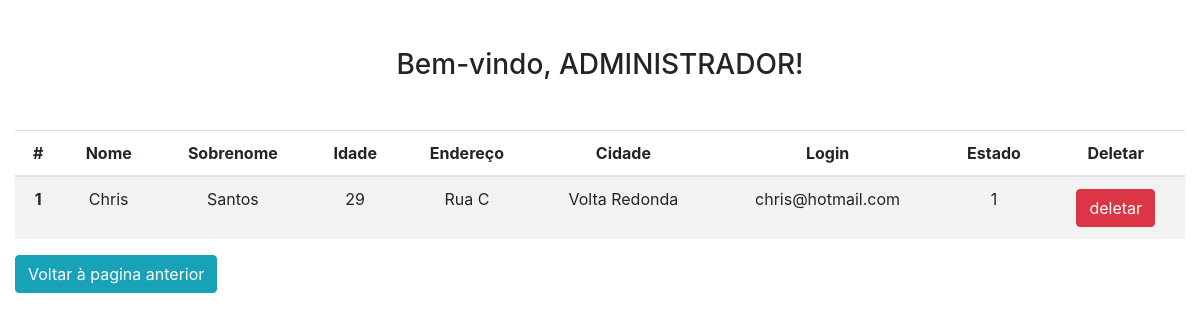
Screenshot of /trab_concluido/adm/consultaadmdb.php with the database file from the repository.
### tables this page shows
CREATE TABLE `usuario` (
  `idusuario` int(11) NOT NULL,
  `nome_usuario` varchar(45) DEFAULT NULL,
  `sobrenome_usuario` varchar(45) DEFAULT NULL,
  `idade_usuario` varchar(45) DEFAULT NULL,
  `endereco_usuario` varchar(45) DEFAULT NULL,
  `cidade_usuario` varchar(45) DEFAULT NULL,
  `login_usuario` varchar(80) DEFAULT NULL,
  `senha_usuario` varchar(100) DEFAULT NULL,
  `perfil_usuario` enum('adm','usuario') DEFAULT NULL,
  `estado_idestado` int(11) NOT NULL
);

### trab_concluido/adm/consultaadmdb.php (the view, shortened to what this page needs)
<?php
include_once("conexao.php");
 ?>
<html>
<head>
    <link rel="stylesheet" href="https://maxcdn.bootstrapcdn.com/bootstrap/4.0.0/css/bootstrap.min.css">
    <link rel="stylesheet" type="text/css" href="css/style.css">
    <link href="https://use.fontawesome.com/releases/v5.0.6/css/all.css" rel="stylesheet">
</head>
<body>
	<h3 class="text-center mb-5 mt-5">Bem-vindo, ADMINISTRADOR!</h3>
	<div class="container-fluid">
		<table class="table table-striped text-center">
		  <thead>
			<tr>
			  <th>#</th>
			  <th>Nome</th>
			  <th>Sobrenome</th>
			  <th>Idade</th>
			  <th>Endereço</th>
			  <th>Cidade</th>
			  <th>Login</th>
			  <th>Estado</th>
			  <th>Deletar</th>
			</tr>
		  </thead>
		  <?php
			$sql = "SELECT * FROM usuario";
			$resultado = mysqli_query($con, $sql) or die("ERRO");
			while($dados = mysqli_fetch_array($resultado)){
			$nome = $dados['nome_usuario'];
			$sobrenome = $dados['sobrenome_usuario'];
			$idade = $dados['idade_usuario'];
			$endereco = $dados['endereco_usuario'];
			$cidade = $dados['cidade_usuario'];
			$estado = $dados['estado_idestado'];
			$login = $dados['login_usuario'];
			$id= $dados['idusuario'];
		  ?>
			<tbody>
				<tr>
					<th scope="row"><?php echo $id; ?></th>
					<td><?php echo $nome; ?></td>
					<td><?php echo $sobrenome; ?></td>
					<td><?php echo $idade; ?></td>
					<td><?php echo $endereco; ?></td>
					<td><?php echo $cidade; ?></td>
					<td><?php echo $login; ?></td>
					<td><?php echo $estado; ?></td>
					<td><a href="del.php?del=<?php echo $id;?>" onClick="return confirm('tem certeza que deseja deletar esse usuario? ');" class="btn btn-danger">deletar</a></td>
				</tr>
			</tbody>
			<?php
			}
			?>
		</table>
		<a href="../index_adm.php"><button class="btn btn-info mb-3">Voltar à pagina anterior</button></a>
	</div>
</body>
</html>

### rows the page displays
usuario: idusuario "1", nome_usuario "Chris", sobrenome_usuario "Santos", idade_usuario "29", endereco_usuario "Rua C", cidade_usuario "Volta Redonda", login_usuario "chris@hotmail.com", estado_idestado "1"
